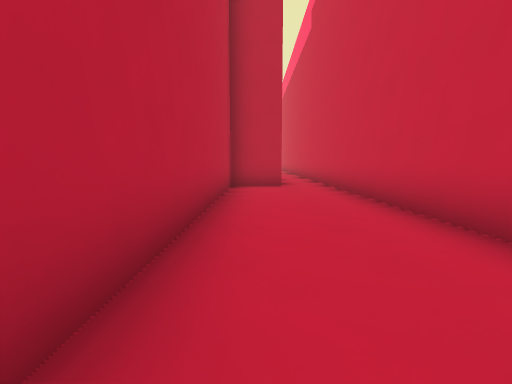
[1] (above)

24 first-person views from a walk through a 3-D level made in the Godot game engine. The camera is 1.4 m above the floor, tilts 6° down and sees 85° across. The floor is counted in squares, 2 m on a side. Each view is taken from the middle of a square. On the plan, view 1 faces up. The plan holds only what a view shows up to about 9 squares ahead; the rest is blank. The place goes on beyond the plan.

[2]
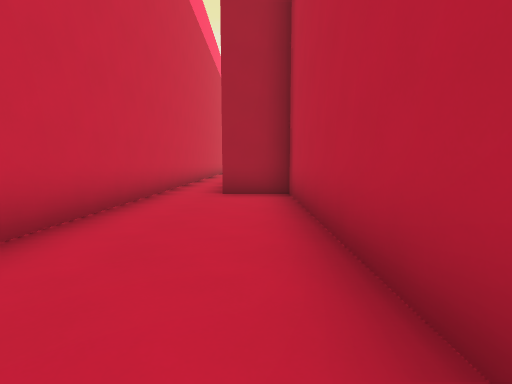

[3]
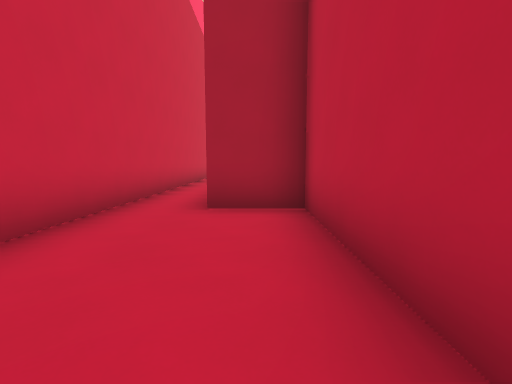

[4]
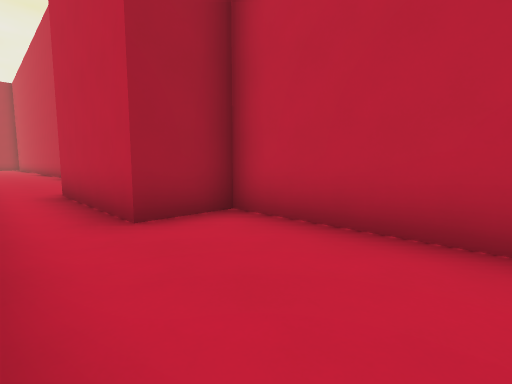

[5]
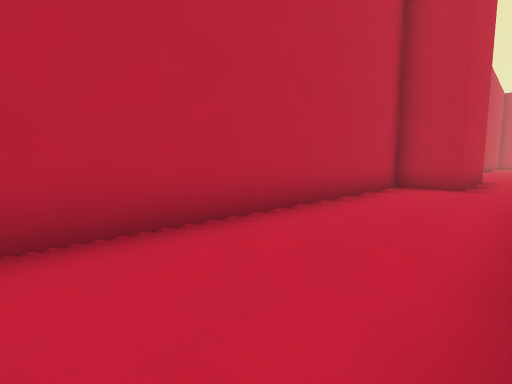

[6]
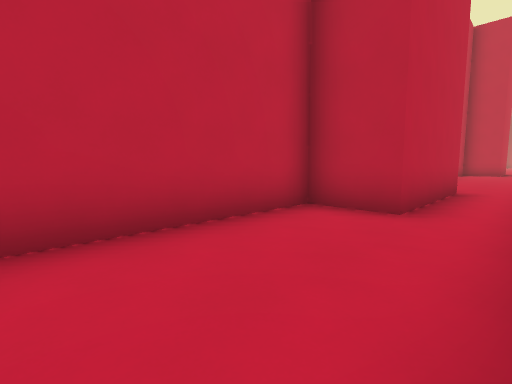

[7]
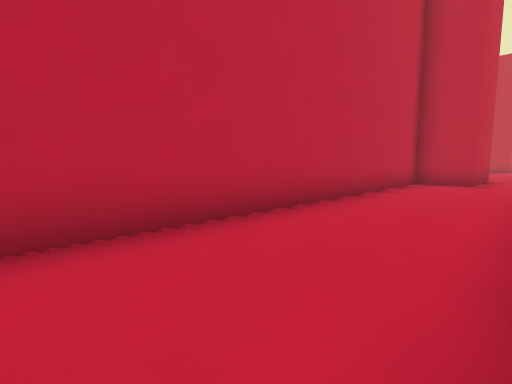

[8]
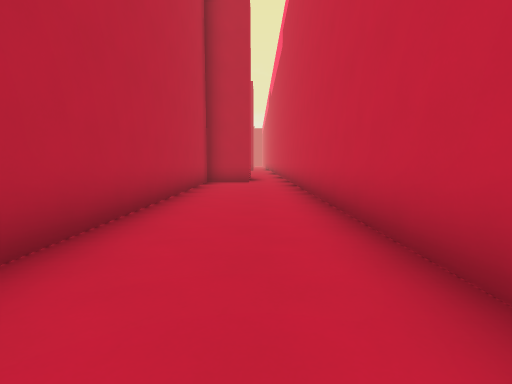

[9]
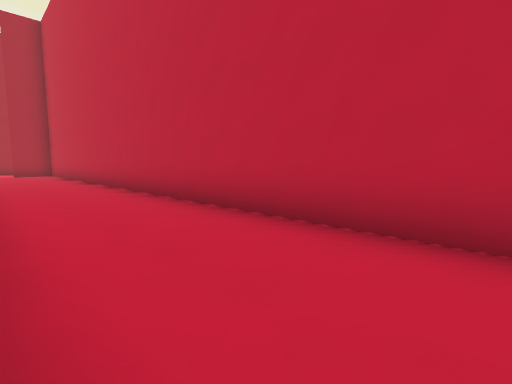

[10]
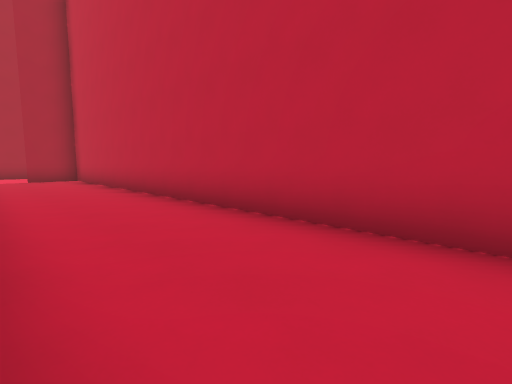

[11]
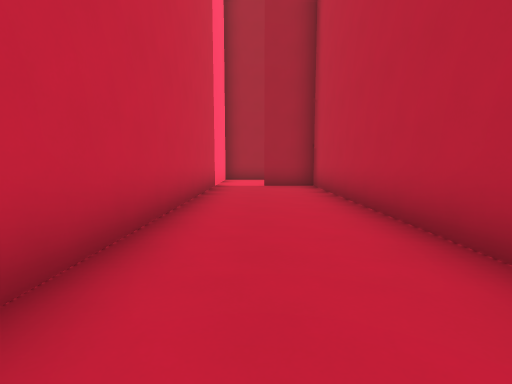

[12]
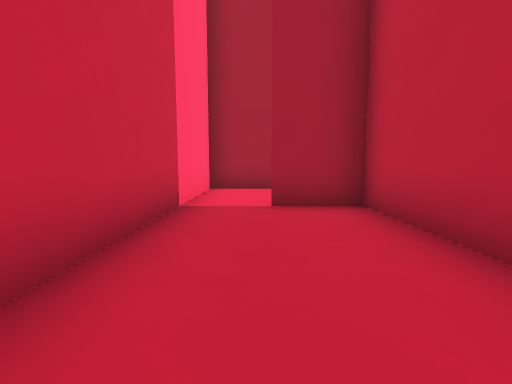

[13]
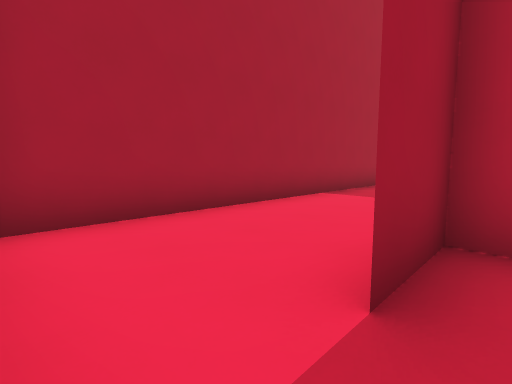

[14]
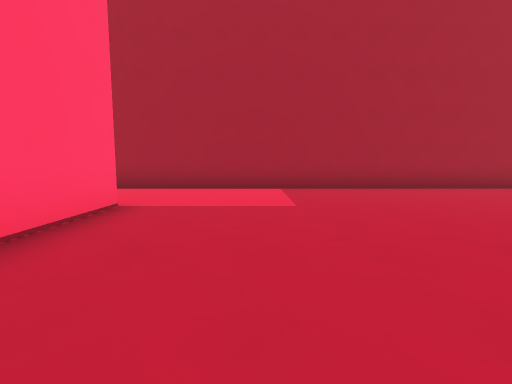

[15]
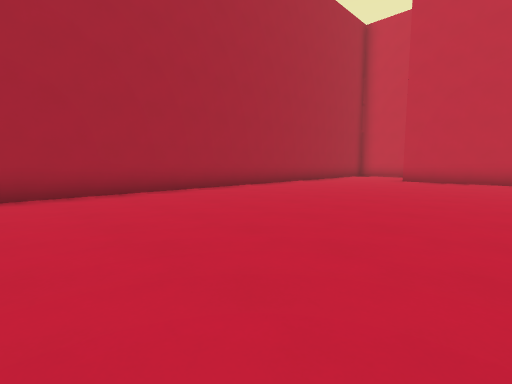

[16]
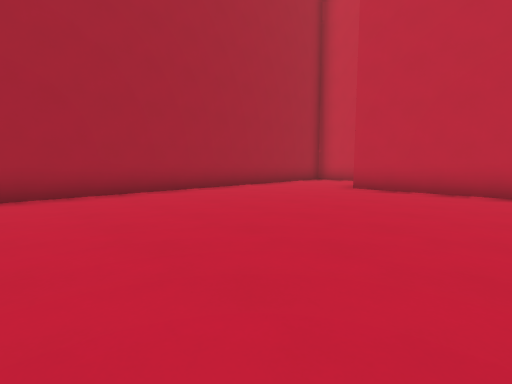

[17]
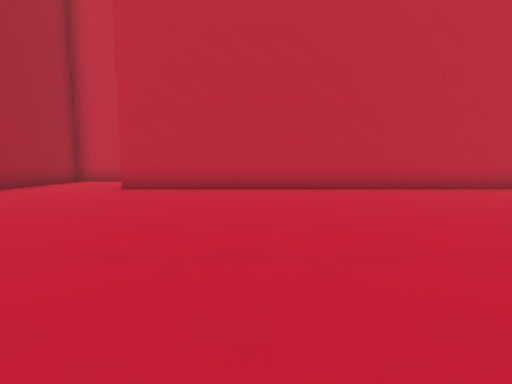

[18]
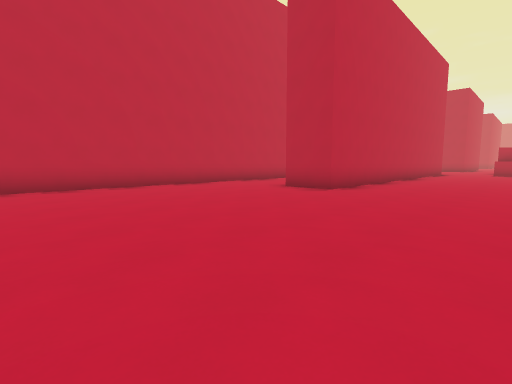

[19]
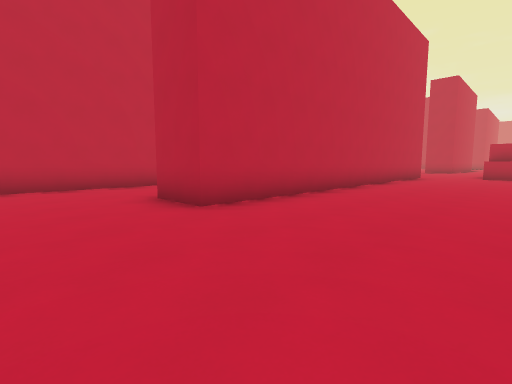

[20]
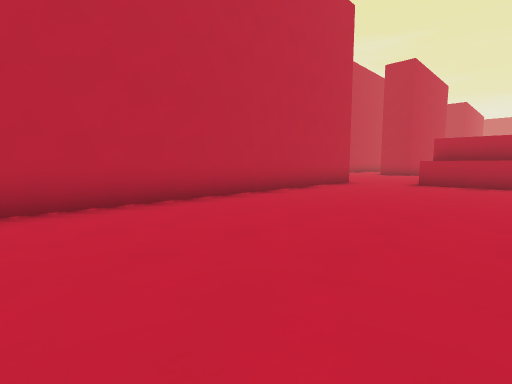

[21]
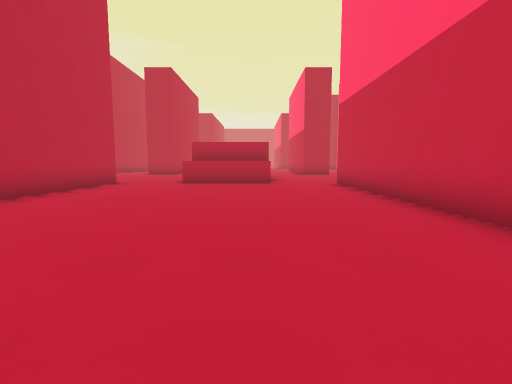

[22]
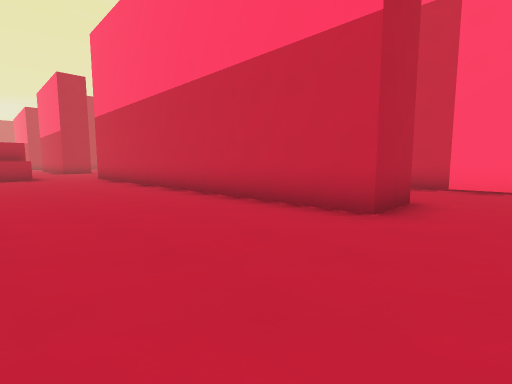

[23]
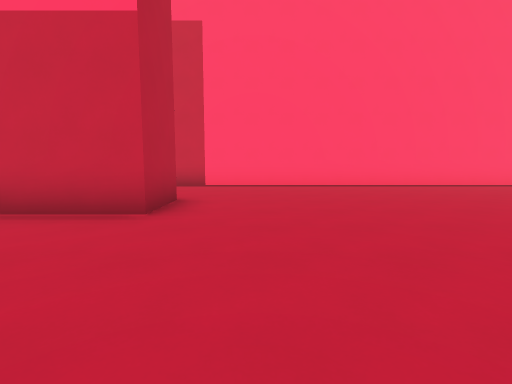

[24]
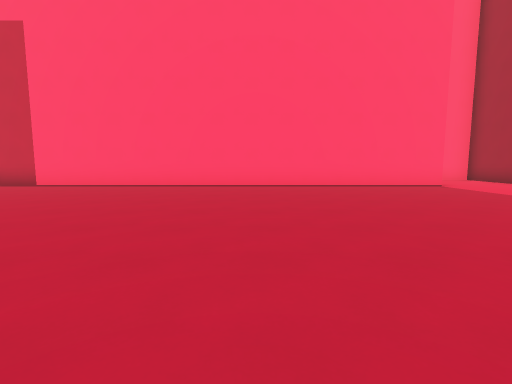

### Floor plan
Points are (right, up) in squares from view 1. A wall is a line through its corners. A room is listed if a view was taken in it or the views show most of it. See-through windows are left out.
Room 1 (views 1, 2, 3, 4, 5)
walls: (0.8, 9.5) (0.8, 8.3) (-0.8, 8.3) (-0.8, -2.2) (0.8, -2.2) (0.8, -6); (2.2, -6.6) (2.2, 9.1)
ways out: opening at (2, -6) to room 2
Room 2 (views 6, 7, 8, 9, 10, 11, 12, 13, 14, 15, 16, 17, 18, 19, 20, 21, 22, 23, 24)
walls: (-3.8, -19.5) (-5.2, -19.5) (-5.2, -8); (-17.2, -19.5) (-17.2, -31.5); (-0.8, -31.6) (-0.8, -20.4); (2.2, -14.8) (2.2, -6.6); (-8.4, -7.5) (-10.5, -7.5); (-12.7, -7.9) (-12.7, -19.5) (-14.2, -19.5); (-8.4, -6) (-9.8, -6); (-19.1, -34.5) (2.2, -34.5) (2.2, -24.2); (0.8, -6) (-0.8, -6) (-0.8, -31.5) (0.8, -31.5)
ways out: opening at (2, -6) to room 1; opening at (-15.5, -19); opening at (-8.8, -6.8); opening at (-2.5, -19.5)

Where each view was taken, in squares from view 1:
view 1: 0 up, 0 right, facing up
view 2: 4 up, 0 right, facing down
view 3: 2 up, 0 right, facing down
view 4: 1 up, 2 right, facing down-left
view 5: 0 up, 2 right, facing up-left
view 6: 10 down, 2 right, facing up-left
view 7: 16 down, 2 right, facing up-left
view 8: 16 down, 1 right, facing up
view 9: 14 down, 2 right, facing down-left
view 10: 19 down, 2 right, facing down-left
view 11: 23 down, 1 right, facing down
view 12: 27 down, 1 right, facing down
view 13: 31 down, 2 right, facing down-left
view 14: 27 down, 3 left, facing down
view 15: 28 down, 6 left, facing down-left
view 16: 28 down, 10 left, facing down-left
view 17: 28 down, 10 left, facing left
view 18: 26 down, 9 left, facing up-left
view 19: 22 down, 9 left, facing up-left
view 20: 17 down, 8 left, facing up-left
view 21: 17 down, 8 left, facing up
view 22: 21 down, 9 left, facing up-right
view 23: 21 down, 9 left, facing right
view 24: 26 down, 9 left, facing right
